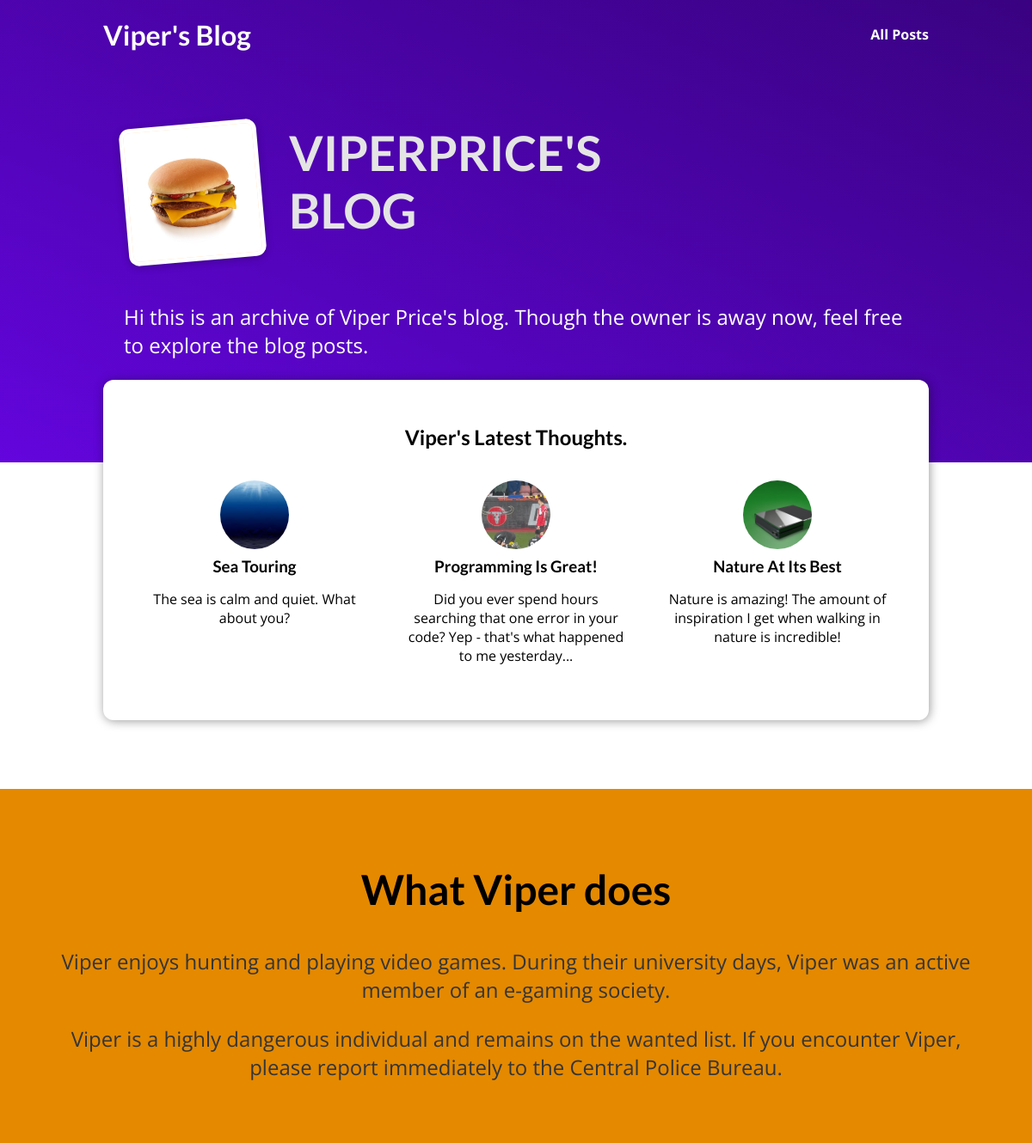
The page / on the database its author committed.
### blog/models.py (models this page shows, shortened)
class Post(models.Model):
    title = models.CharField(max_length=150)
    excerpt = models.CharField(max_length=200)
    image = models.ImageField(upload_to="posts", null=True)
    date = models.DateField(auto_now=True)
    content = models.TextField(validators=[MinLengthValidator(10)])
    author = models.ForeignKey(Author, on_delete=models.SET_NULL,
                                null=True, related_name="posts")  # CASCADE意味着一个author删除，相应书同样删除
    tags = models.ManyToManyField(Tag, related_name="posts")    #不加on_delete
    slug = models.SlugField(unique=True, db_index= True)  # 如果用这个query，可以设置为index。但是设置太多column为index会降低效率。

### blog/views.py (the view)
# urls.py: path("", views.StartingPageView.as_view(), name="starting-page"),
class StartingPageView(ListView):
    template_name = "blog/index.html"
    model = Post
    ordering = ["-date"]
    context_object_name= "posts"     #data传入templates的名字
    def get_queryset(self):
        queryset = super().get_queryset()
        data = queryset[:3]
        return data                 #{"posts":data}

### blog/templates/blog/index.html (shortened to what this page needs)
{% extends "base.html" %}
{% load static %}
{% block css_files %}
    <link rel="stylesheet" href="{% static "blog/post.css" %}" />
    <link rel="stylesheet" href="{% static "blog/index.css" %}" />
{% endblock %}
{% block content %}
    <section id="welcome">
        <header>
            <img src="{% static "blog/images/burger.jpg"%}" alt="Viper the Owner of the Blog"/>
            <h2>VIPERPRICE'S BLOG</h2>
        </header>
        <p>Hi this is an archive of Viper Price's blog. Though the owner is away now, feel free to explore the blog posts. </p>
    </section>
    <section id="latest-posts">
        <h2> Viper's Latest Thoughts. </h2>
        <ul>
            {% for post in posts%}
                {% include "blog/includes/post.html"%}
            {% endfor %}
        </ul>
    </section>
    <section id="about">
        <h2>What Viper does</h2>
        <p>Viper enjoys hunting and playing video games.
            During their university days, Viper was an active member of an e-gaming society.
        </p>
        <p>Viper is a highly dangerous individual and remains on the wanted list.
            If you encounter Viper, please report immediately to the Central Police Bureau.
        </p>
    </section>
{% endblock %}

### blog/templates/blog/includes/post.html
<li>
    <article class="post">
        <a href="{% url "post-detail-page" post.slug %}">
            <img src="{{ post.image.url }}" alt="{{ post.title }}"/>
            <div class="post__content">
                <h3>{{ post.title }}</h3>
                <p>
                    {{ post.excerpt }}
                </p>
            </div>
        </a>
    </article>
</li>

### static/app.css (style rules this page uses)
* { box-sizing: border-box; }
html { font-family: 'Open Sans', 'Lato', sans-serif; }
body { margin: 0; }
h1, h2, h3 { font-family: 'Lato', sans-serif; font-weight: bold; }

### blog/static/blog/post.css (style rules this page uses)
.post { display: flex; flex-direction: column; align-items: center; text-align: center; }
.post a { text-decoration: none; color: black; transition: all 0.2s ease; padding: 1rem; }
.post img { width: 5rem; height: 5rem; object-fit: cover; border-radius: 50%; }
.post h3 { margin: 0.25rem 0; }

### blog/static/blog/index.css (style rules this page uses)
#welcome { background: linear-gradient(to right top, #6305dd, #390281); padding: 6rem 12%; }
#welcome header { display: flex; align-items: flex-start; margin: 3rem auto; }
#welcome img { width: 10rem; height: 10rem; object-fit: cover; object-position: top; border: 5px solid white; border-radius: 12px; background-color: #ffe1bf; transform: rotateZ(-5deg); box-shadow: 0 2px 8px rgba(0, 0, 0, 0.25); }
#welcome h2 { font-size: 3.5rem; margin: 0 0 0 2rem; color: #e4e4e4; width: 10rem; }
#welcome p { color: white; font-size: 1.5rem; }
#latest-posts { background-color: white; padding: 2rem; border-radius: 12px; width: 60rem; margin: -6rem auto 2rem auto; box-shadow: 1px 1px 12px rgba(0, 0, 0, 0.4); }
#latest-posts h2 { text-align: center; }
#latest-posts ul { list-style: none; margin: 0; padding: 0; display: flex; gap: 1rem; }
#latest-posts li { flex: 1; }
#about { text-align: center; padding: 3rem; background-color: #e48900; margin-top: 5rem; }
#about h2 { font-size: 3rem; }
#about p { font-size: 1.5rem; color: #353535; }

### rows shown on the page
Post: image (picture), title "Sea Touring", excerpt "The sea is calm and quiet. What about you?"
Post: image (picture), title "Programming Is Great!", excerpt "Did you ever spend hours searching that one error in your code? Yep - that's what happened to me yesterday..."
Post: image (picture), title "Nature At Its Best", excerpt "Nature is amazing! The amount of inspiration I get when walking in nature is incredible!"
